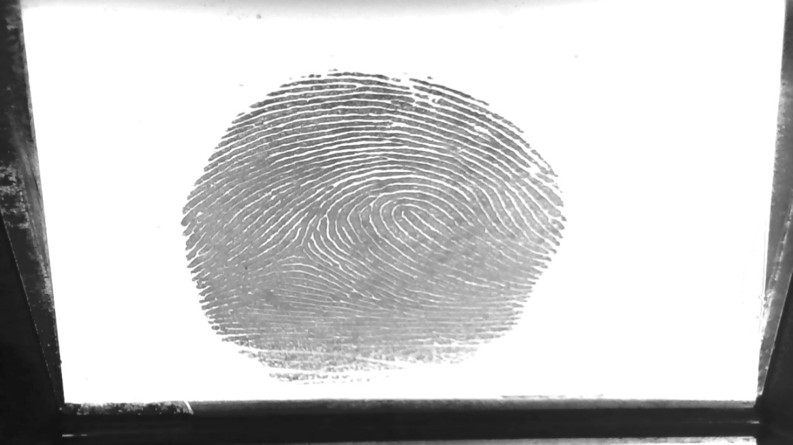
#> input picture hw3/finger.jpeg, 793 x 445 px
$ python hw3.py
#> lines starting #> are read from the running program, lines starting #| are printed output that depends on the picture; after the words box and inside, x2 and y2 are one past the last pixel; in counts of white or black regions, pixels touching at a corner belong together
#> further down, img is the input picture: shape (445, 793, 3); min 9, max 255, mean 200.6
from unittest import result
import cv2
import os
import numpy as np

filename = "finger.jpeg"
img_size = (640, 640)


def autoDetectPoints(img):

    # RGB to GRAY 并且二值化
    gray = cv2.cvtColor(img, cv2.COLOR_BGR2GRAY)
    ret, img_b = cv2.threshold(gray, 240, 255, cv2.THRESH_BINARY)
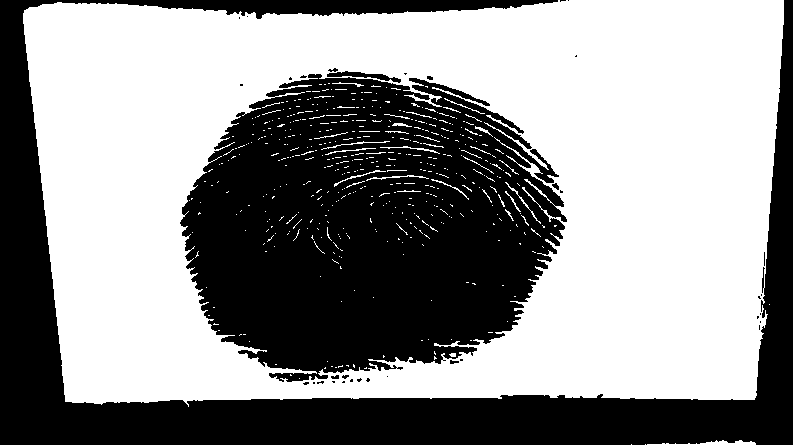
#> img_b: shape (445, 793); 56.7% white; 36 black regions (28 under 20 px), largest, box (x1, y1, x2, y2) and area: (180, 74, 567, 382) 85025, (0, 0, 793, 445) 67288, (327, 71, 401, 83) 315

    # 图像structure element，即刷子的粗细
    kernel = np.ones((5, 5), np.uint8)

    # 图像预处理——图像膨胀、图像腐蚀、寻找轮廓
    img_dilate = cv2.dilate(img_b, kernel, iterations=8)
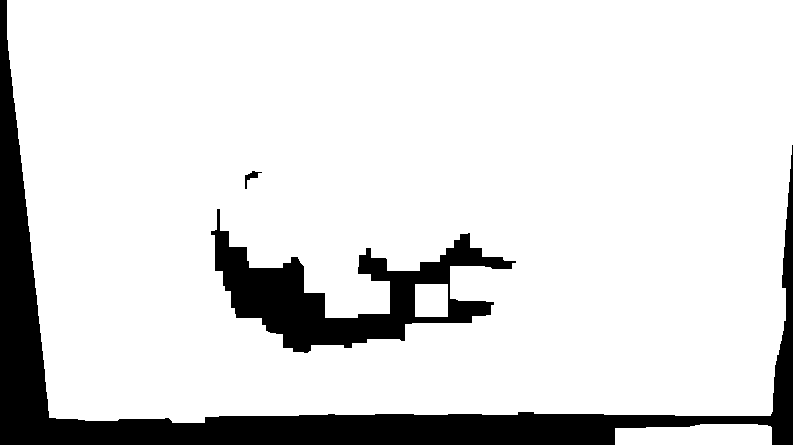
#> img_dilate: shape (445, 793); 86.5% white; 3 black regions, box (x1, y1, x2, y2) and area: (0, 0, 793, 445) 33578, (211, 209, 516, 353) 13966, (245, 171, 262, 189) 98
    img_erode = cv2.erode(img_dilate, kernel, iterations=3)
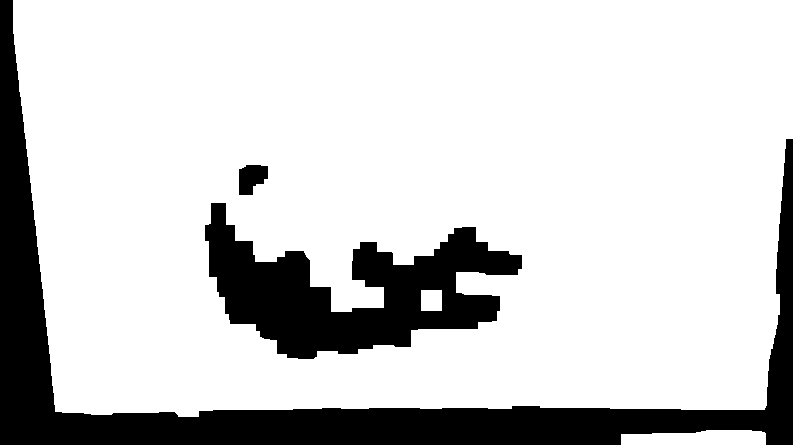
#> img_erode: shape (445, 793); 81% white; 3 black regions
    contours, hierarchy = cv2.findContours(img_erode, cv2.RETR_TREE,
                                           cv2.CHAIN_APPROX_SIMPLE)
#> contours = 5 contours; box (x1, y1, x2, y2) and area: (13, 0, 793, 417) 306081, (204, 202, 523, 360) 23662, (621, 430, 766, 445) 1730, (238, 164, 269, 196) 716, (421, 290, 442, 311) 400

    # 提取出最大轮廓
    contour = contours
#> contour has the same summary as contours
    docCnt = None
    if len(contour) > 0:
        contour = sorted(contour, key=cv2.contourArea,      # 根据轮廓面积从大到小排序
                         reverse=True)
        for c in contour:
            peri = cv2.arcLength(c, True)  # 计算轮廓周长
            approx = cv2.approxPolyDP(c, 0.04 * peri, True)  # 轮廓多边形拟合
            # 轮廓为4个点表示找到纸张
            if len(approx) == 4:
                docCnt = approx
                break
#> this loop made 1 pass
#> (peri, docCnt) on pass 1: (2365.3, [[13, 0], [55, 411], [764, 409], [792, 0]])

    return docCnt


if __name__ == '__main__':
    img = cv2.imread(filename)
    approx = autoDetectPoints(img)
#> approx = [[13, 0], [55, 411], [764, 409], [792, 0]]

    # 映射变换
    src = np.float32(approx)
#> src = [[13, 0], [55, 411], [764, 409], [792, 0]]
    dst = np.float32([[0, 0], [0, img_size[1]], [img_size[0], img_size[1]],
                      [img_size[0], 0]])
    print(src,"\n", dst)
#| [[[ 13.   0.]]
#|  [[ 55. 411.]]
#|  [[764. 409.]]
#|  [[792.   0.]]]
#|  [[  0.   0.]
#|  [  0. 640.]
#|  [640. 640.]
#|  [640.   0.]]
    M = cv2.getPerspectiveTransform(src, dst)
#> M = [[0.817, -0.0835, -10.62], [0, 1.42, 0], [-6.86e-06, -0.000218, 1]]
    result = cv2.warpPerspective(img, M, img_size)
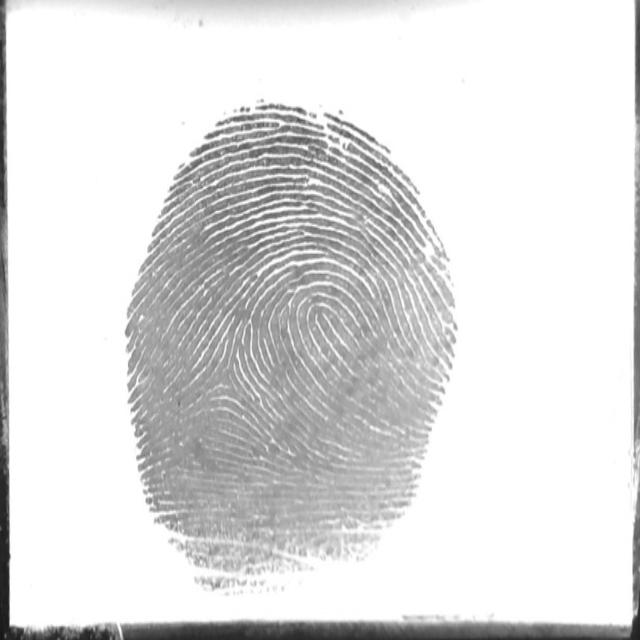
#> result: shape (640, 640, 3); min 21, max 255, mean 223.3

    cv2.imshow('result', result)
    cv2.waitKey(0)
    cv2.destroyAllWindows()
